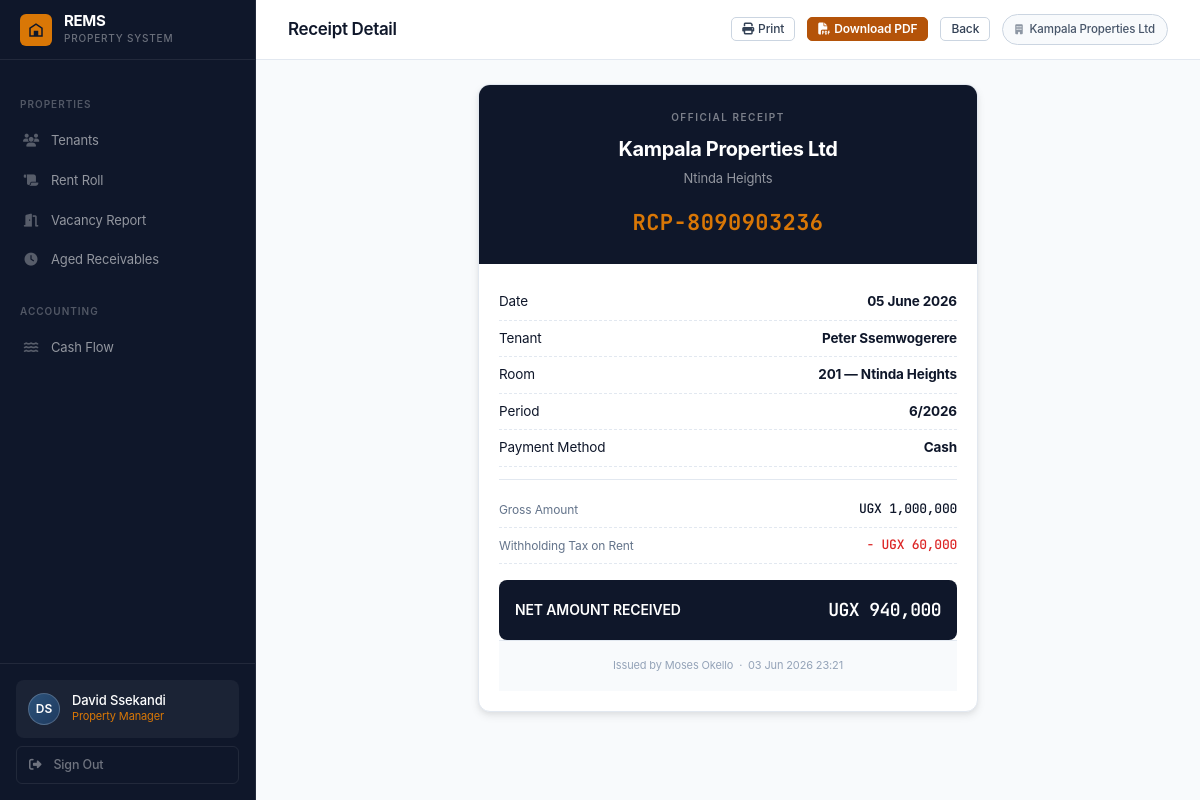
Page /receipts/270/ (signed in) on the committed database.
### accounts/models.py (models this page shows, shortened)
class User(AbstractUser):
    ROLE_SUPER_ADMIN        = 'super_admin'
    ROLE_OP_MANAGER         = 'op_manager'
    ROLE_PROPERTY_MANAGER   = 'property_manager'
    ROLE_CASHIER_RECEIPTS   = 'cashier_receipts'
    ROLE_CASHIER_EXPENSES   = 'cashier_expenses'
    ROLE_ACCOUNTANT         = 'accountant'
    ROLE_CHOICES = [
        (ROLE_SUPER_ADMIN,      'Super Admin'),
        (ROLE_OP_MANAGER,       'Operational Manager'),
        (ROLE_PROPERTY_MANAGER, 'Property Manager'),
        (ROLE_CASHIER_RECEIPTS, 'Cashier – Receipts'),
        (ROLE_CASHIER_EXPENSES, 'Cashier – Expenses'),
        (ROLE_ACCOUNTANT,       'Accountant'),
    ]
    organisation = models.ForeignKey(
        Organisation, null=True, blank=True,
        on_delete=models.SET_NULL, related_name='users'
    )
    role = models.CharField(max_length=30, choices=ROLE_CHOICES, default=ROLE_CASHIER_RECEIPTS)
    phone = models.CharField(max_length=30, blank=True)
    is_active = models.BooleanField(default=True)
    buildings = models.ManyToManyField('buildings.Building', blank=True, related_name='assigned_users')
    def has_role(self, role_key):
        if self.role == role_key:
            return True
        return self.user_roles.filter(role=role_key).exists()
    @property
    def is_super_admin(self):
        return self.has_role(self.ROLE_SUPER_ADMIN)
    @property
    def is_op_manager(self):
        return self.has_role(self.ROLE_OP_MANAGER)
    @property
    def is_property_manager(self):
        return self.has_role(self.ROLE_PROPERTY_MANAGER)
    @property
    def is_cashier_receipts(self):
        return self.has_role(self.ROLE_CASHIER_RECEIPTS)
    @property
    def is_cashier_expenses(self):
        return self.has_role(self.ROLE_CASHIER_EXPENSES)
    @property
    def is_accountant(self):
        return self.has_role(self.ROLE_ACCOUNTANT)
    def can_access_finance(self):
        return self.is_op_manager or self.is_accountant
    def can_receipt(self):
        return self.is_op_manager or self.is_cashier_receipts
    def can_expense(self):
        return self.is_op_manager or self.is_cashier_expenses
    def can_manage_tenants(self):
        return self.is_op_manager or self.is_property_manager
    def can_configure_taxes(self):
        return self.is_accountant
    def get_buildings_qs(self):
        from buildings.models import Building
        if self.is_super_admin:
            return Building.objects.all()
        if self.is_op_manager:
            return Building.objects.filter(organisation=self.organisation)
        assigned = self.buildings.filter(organisation=self.organisation)
        if assigned.exists():
            return assigned
        return Building.objects.filter(organisation=self.organisation)

class Organisation(models.Model):
    name = models.CharField(max_length=200)
    contact_email = models.EmailField()
    phone = models.CharField(max_length=30, blank=True)
    address = models.TextField(blank=True)
    subscription_status = models.CharField(
        max_length=20,
        choices=[('active', 'Active'), ('suspended', 'Suspended'), ('trial', 'Trial')],
        default='trial'
    )
    created_at = models.DateTimeField(auto_now_add=True)
    class Meta:
        ordering = ['name']

### receipts/models.py (models this page shows, shortened)
class Receipt(models.Model):
    PAYMENT_CASH    = 'cash'
    PAYMENT_MOBILE  = 'mobile_money'
    PAYMENT_BANK    = 'bank_transfer'
    PAYMENT_CHEQUE  = 'cheque'
    PAYMENT_METHODS = [
        (PAYMENT_CASH,   'Cash'),
        (PAYMENT_MOBILE, 'Mobile Money'),
        (PAYMENT_BANK,   'Bank Transfer'),
        (PAYMENT_CHEQUE, 'Cheque'),
    ]
    receipt_number  = models.CharField(max_length=30, unique=True, editable=False)
    tenant          = models.ForeignKey(Tenant, on_delete=models.CASCADE, related_name='receipts')
    building        = models.ForeignKey(Building, on_delete=models.CASCADE, related_name='receipts')
    receipt_date    = models.DateField()
    period_month    = models.PositiveIntegerField(default=1)
    period_year     = models.PositiveIntegerField(default=2025)
    gross_amount    = models.DecimalField(max_digits=15, decimal_places=2)
    tax_deducted    = models.DecimalField(max_digits=15, decimal_places=2, default=Decimal('0'))
    net_amount      = models.DecimalField(max_digits=15, decimal_places=2)
    payment_method  = models.CharField(max_length=20, choices=PAYMENT_METHODS, default=PAYMENT_CASH)
    reference_no    = models.CharField(max_length=100, blank=True)
    notes           = models.TextField(blank=True)
    cashier         = models.ForeignKey(
        'accounts.User', null=True, on_delete=models.SET_NULL, related_name='receipts_issued'
    )
    tax_breakdown   = models.JSONField(default=dict, blank=True)
    created_at      = models.DateTimeField(auto_now_add=True)
    class Meta:
        ordering = ['-receipt_date', '-created_at']

### buildings/models.py (models this page shows, shortened)
class Building(models.Model):
    organisation  = models.ForeignKey(Organisation, on_delete=models.CASCADE, related_name='buildings')
    name          = models.CharField(max_length=200)
    address       = models.TextField(blank=True)
    total_rooms   = models.PositiveIntegerField(default=0)
    standard_rate = models.DecimalField(
        max_digits=15, decimal_places=2, null=True, blank=True,
        help_text='Default monthly rent per room for this building (UGX)'
    )
    description   = models.TextField(blank=True)
    created_at    = models.DateTimeField(auto_now_add=True)
    class Meta:
        ordering = ['name']

### tenants/models.py (models this page shows, shortened)
class Tenant(models.Model):
    STATUS_ACTIVE   = 'active'
    STATUS_INACTIVE = 'inactive'
    STATUS_CHOICES  = [(STATUS_ACTIVE, 'Active'), (STATUS_INACTIVE, 'Inactive')]
    building        = models.ForeignKey(Building, on_delete=models.CASCADE, related_name='tenants')
    full_name       = models.CharField(max_length=200)
    email           = models.EmailField(blank=True)
    phone           = models.CharField(max_length=30, blank=True)
    room_number     = models.CharField(max_length=20)
    monthly_rate    = models.DecimalField(max_digits=15, decimal_places=2)
    lease_start     = models.DateField(default=timezone.now)
    lease_end       = models.DateField(null=True, blank=True)
    security_deposit= models.DecimalField(max_digits=15, decimal_places=2, default=0)
    status          = models.CharField(max_length=20, choices=STATUS_CHOICES, default=STATUS_ACTIVE)
    notes           = models.TextField(blank=True)
    registered_by   = models.ForeignKey(
        'accounts.User', null=True, on_delete=models.SET_NULL, related_name='+'
    )
    created_at      = models.DateTimeField(auto_now_add=True)
    class Meta:
        ordering = ['building', 'room_number']
        unique_together = [['building', 'room_number']]

### receipts/views.py (the view)
# urls.py: path('<int:pk>/',       views.receipt_detail, name='detail'),
@login_required
def receipt_detail(request, pk):
    buildings = request.user.get_buildings_qs()
    receipt = get_object_or_404(Receipt, pk=pk, building__in=buildings)
    return render(request, 'receipts/receipt_detail.html', {'receipt': receipt})

### templates/receipts/receipt_detail.html (shortened to what this page needs)
{% extends 'base.html' %}
{% load humanize %}
{% block page_title %}Receipt Detail{% endblock %}
{% block topbar_actions %}
<button onclick="window.print()" class="btn btn-ghost btn-sm no-print"><i class="fas fa-print"></i> Print</button>
<a href="{% url 'receipts:pdf' receipt.pk %}" class="btn btn-accent btn-sm no-print"><i class="fas fa-file-pdf"></i> Download PDF</a>
<a href="{% url 'receipts:list' %}" class="btn btn-ghost btn-sm no-print">Back</a>
{% endblock %}
{% block content %}
<div class="receipt-card">
  <div class="receipt-header">
    <div class="receipt-header-title">Official Receipt</div>
    <div class="receipt-org">{{ receipt.building.organisation.name }}</div>
    <div class="receipt-building">{{ receipt.building.name }}</div>
    <div class="receipt-number">RCP-{{ receipt.receipt_number }}</div>
  </div>
  <div class="receipt-body">
    <div class="receipt-row"><label>Date</label><strong>{{ receipt.receipt_date|date:"d F Y" }}</strong></div>
    <div class="receipt-row"><label>Tenant</label><strong>{{ receipt.tenant.full_name }}</strong></div>
    <div class="receipt-row"><label>Room</label><strong>{{ receipt.tenant.room_number }} — {{ receipt.building.name }}</strong></div>
    <div class="receipt-row"><label>Period</label><strong>{{ receipt.period_month }}/{{ receipt.period_year }}</strong></div>
    <div class="receipt-row"><label>Payment Method</label><strong>{{ receipt.get_payment_method_display }}</strong></div>
    <div class="divider-sm"></div>
    <div class="receipt-row"><span class="receipt-row-label">Gross Amount</span><strong class="money">UGX {{ receipt.gross_amount|floatformat:0|intcomma }}</strong></div>
    {% for tax_name, amount in receipt.tax_breakdown.items %}
    <div class="receipt-row"><span class="receipt-row-label">{{ tax_name }}</span><span class="money text-credit">- UGX {{ amount|floatformat:0|intcomma }}</span></div>
    {% endfor %}
    <div class="receipt-total">
      <span>NET AMOUNT RECEIVED</span>
      <span class="money-lg">UGX {{ receipt.net_amount|floatformat:0|intcomma }}</span>
    </div>
    <div class="receipt-footer">
      Issued by {{ receipt.cashier.get_full_name|default:receipt.cashier.username }} &nbsp;&middot;&nbsp; {{ receipt.created_at|date:"d M Y H:i" }}
    </div>
  </div>
</div>
{% endblock %}

### templates/base.html (shortened to what this page needs)
{% load humanize %}
<!DOCTYPE html>
<html lang="en">
<head>
<link rel="stylesheet" href="https://cdnjs.cloudflare.com/ajax/libs/font-awesome/6.5.0/css/all.min.css">
<link rel="stylesheet" href="/static/css/rems.css">
</head>
<body>
<aside class="sidebar">
  <a href="{% url 'dashboard:home' %}" class="sidebar-brand">
    <div class="sidebar-brand-mark">
      <svg viewBox="0 0 24 24" xmlns="http://www.w3.org/2000/svg">
        <path d="M3 21V9l9-6 9 6v12H3zm2-2h4v-4h6v4h4V10.1L12 5.2 5 10.1V19zm4-4h6v-2H9v2z"/>
      </svg>
    </div>
    <div>
      <div class="sidebar-brand-name">REMS</div>
      <div class="sidebar-brand-sub">Property System</div>
    </div>
  </a>
  <nav class="sidebar-nav">
    {% if user.can_manage_tenants or user.is_op_manager %}
    <div class="nav-section">Properties</div>
    <a href="{% url 'tenants:list' %}"
       class="nav-item {% if request.resolver_match.app_name == 'tenants' and 'vacancy' not in request.path and 'aged' not in request.path and 'rent-roll' not in request.path %}active{% endif %}">
      <span class="nav-icon"><i class="fas fa-users"></i></span> Tenants
    </a>
    <a href="{% url 'tenants:rent_roll' %}"
       class="nav-item {% if 'rent-roll' in request.path %}active{% endif %}">
      <span class="nav-icon"><i class="fas fa-scroll"></i></span> Rent Roll
    </a>
    <a href="{% url 'tenants:vacancy' %}"
       class="nav-item {% if 'vacancy' in request.path %}active{% endif %}">
      <span class="nav-icon"><i class="fas fa-door-open"></i></span> Vacancy Report
    </a>
    <a href="{% url 'tenants:aged_receivables' %}"
       class="nav-item {% if 'aged-receivables' in request.path %}active{% endif %}">
      <span class="nav-icon"><i class="fas fa-clock"></i></span> Aged Receivables
    </a>
    {% endif %}
    {% if user.can_access_finance or user.can_manage_tenants %}
    <div class="nav-section">Accounting</div>
    {% if user.can_manage_tenants %}
    <a href="{% url 'finance:cash_flow' %}"
       class="nav-item {% if 'cash-flow' in request.path %}active{% endif %}">
      <span class="nav-icon"><i class="fas fa-water"></i></span> Cash Flow
    </a>
    {% endif %}
    {% endif %}
  </nav>
  <div class="sidebar-footer">
    <div class="user-chip">
      <div class="user-avatar">{{ user.first_name.0|upper }}{{ user.last_name.0|upper }}</div>
      <div style="min-width:0;">
        <div class="user-name">{{ user.get_full_name|default:user.username }}</div>
        <div class="user-role">
          {{ user.get_role_display }}{% for r in user.user_roles.all %} &middot; {{ r.get_role_display }}{% endfor %}
        </div>
      </div>
    </div>
    <a href="{% url 'accounts:logout' %}" class="sidebar-signout">
      <i class="fas fa-sign-out-alt"></i> Sign Out
    </a>
  </div>
</aside>
<div class="main-wrapper">
  <header class="topbar">
    <div class="topbar-left">
      <h1 class="page-title">{% block page_title %}{% endblock %}</h1>
    </div>
    <div class="topbar-actions">
      {% block topbar_actions %}{% endblock %}
      {% if user.organisation %}
      <span class="org-label">
        <i class="fas fa-building" style="font-size:10px;margin-right:4px;opacity:.6;"></i>
        {{ user.organisation.name }}
      </span>
      {% endif %}
    </div>
  </header>
  <main class="content">
    {% block content %}{% endblock %}
  </main>
</div>
</body>
</html>

### rows in the picture
User: first_name.0 "D", last_name.0 "S", get_full_name "David Ssekandi", role "Property Manager", organisation.name "Kampala Properties Ltd"
Receipt: building.organisation.name "Kampala Properties Ltd", building.name "Ntinda Heights", receipt_number "8090903236", receipt_date "05 June 2026", tenant.full_name "Peter Ssemwogerere", tenant.room_number "201", period_month "6", period_year "2026", payment_method "Cash", gross_amount "1,000,000", net_amount "940,000", cashier.get_full_name "Moses Okello", created_at "03 Jun 2026 23:21"

### other values in the picture
{{ tax_name }} "Withholding Tax on Rent"
{{ amount|floatformat:0|intcomma }} "60,000"
